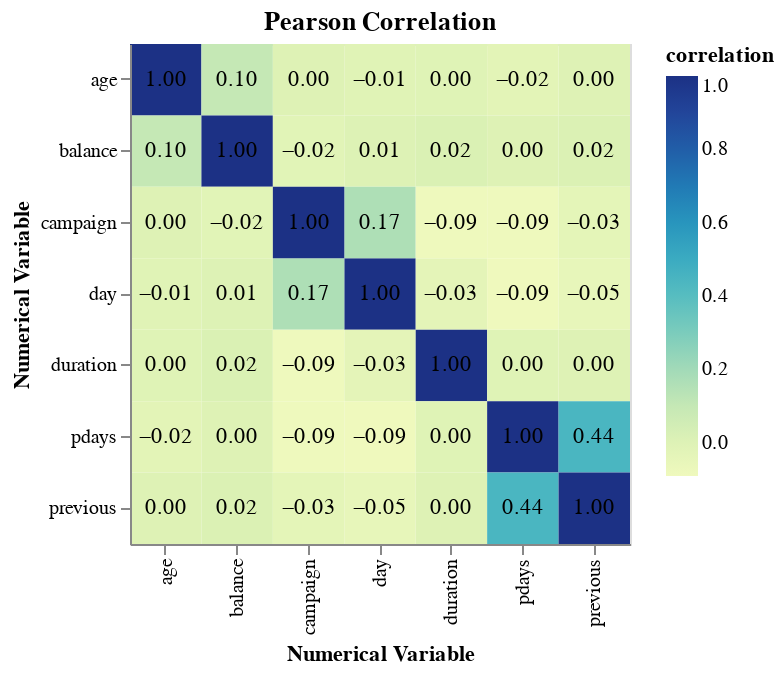

Write notebook code for a chart like this one.
### Code cell
# measure linear relationship
person_corr_df = train_df[numerical_cols].corr("pearson").unstack().reset_index()
person_corr_df.columns = ["num_variable_0", "num_variable_1", "correlation"]

corr_heatmap = alt.Chart(person_corr_df).mark_rect().encode(
    x=alt.X("num_variable_0").title("Numerical Variable"),
    y=alt.Y("num_variable_1").title("Numerical Variable"),
    color="correlation:Q"
).properties(
    width=250,
    height=250
)

text = alt.Chart(person_corr_df, title="Pearson Correlation").mark_text().encode(
    x=alt.X("num_variable_0").title("Numerical Variable"),
    y=alt.Y("num_variable_1").title("Numerical Variable"),
    text=alt.Text("correlation:Q", format=".2f")
)

corr_heatmap + text

### Figure 1 — Vega specification as saved in the notebook (floating-point values rounded to 4 significant figures)
{"$schema": "https://vega.github.io/schema/vega/v5.json", "data": [{"name": "source_0", "values": [{"correlation": 1.0, "num_variable_0": "age", "num_variable_1": "age"}, {"correlation": 0.1001, "num_variable_0": "age", "num_variable_1": "balance"}, {"correlation": -0.009646, "num_variable_0": "age", "num_variable_1": "day"}, {"correlation": -0.003913, "num_variable_0": "age", "num_variable_1": "duration"}, {"correlation": 0.001509, "num_variable_0": "age", "num_variable_1": "campaign"}, {"correlation": -0.02264, "num_variable_0": "age", "num_variable_1": "pdays"}, {"correlation": 0.004601, "num_variable_0": "age", "num_variable_1": "previous"}, {"correlation": 0.1001, "num_variable_0": "balance", "num_variable_1": "age"}, {"correlation": 1.0, "num_variable_0": "balance", "num_variable_1": "balance"}, {"correlation": 0.008295, "num_variable_0": "balance", "num_variable_1": "day"}, {"correlation": 0.02214, "num_variable_0": "balance", "num_variable_1": "duration"}, {"correlation": -0.01688, "num_variable_0": "balance", "num_variable_1": "campaign"}, {"correlation": 0.004652, "num_variable_0": "balance", "num_variable_1": "pdays"}, {"correlation": 0.0173, "num_variable_0": "balance", "num_variable_1": "previous"}, {"correlation": -0.009646, "num_variable_0": "day", "num_variable_1": "age"}, {"correlation": 0.008295, "num_variable_0": "day", "num_variable_1": "balance"}, {"correlation": 1.0, "num_variable_0": "day", "num_variable_1": "day"}, {"correlation": -0.02892, "num_variable_0": "day", "num_variable_1": "duration"}, {"correlation": 0.1669, "num_variable_0": "day", "num_variable_1": "campaign"}, {"correlation": -0.0907, "num_variable_0": "day", "num_variable_1": "pdays"}, {"correlation": -0.04893, "num_variable_0": "day", "num_variable_1": "previous"}, {"correlation": -0.003913, "num_variable_0": "duration", "num_variable_1": "age"}, {"correlation": 0.02214, "num_variable_0": "duration", "num_variable_1": "balance"}, {"correlation": -0.02892, "num_variable_0": "duration", "num_variable_1": "day"}, {"correlation": 1.0, "num_variable_0": "duration", "num_variable_1": "duration"}, {"correlation": -0.08685, "num_variable_0": "duration", "num_variable_1": "campaign"}, {"correlation": -0.004273, "num_variable_0": "duration", "num_variable_1": "pdays"}, {"correlation": 0.002003, "num_variable_0": "duration", "num_variable_1": "previous"}, {"correlation": 0.001509, "num_variable_0": "campaign", "num_variable_1": "age"}, {"correlation": -0.01688, "num_variable_0": "campaign", "num_variable_1": "balance"}, {"correlation": 0.1669, "num_variable_0": "campaign", "num_variable_1": "day"}, {"correlation": -0.08685, "num_variable_0": "campaign", "num_variable_1": "duration"}, {"correlation": 1.0, "num_variable_0": "campaign", "num_variable_1": "campaign"}, {"correlation": -0.08587, "num_variable_0": "campaign", "num_variable_1": "pdays"}, {"correlation": -0.02988, "num_variable_0": "campaign", "num_variable_1": "previous"}, {"correlation": -0.02264, "num_variable_0": "pdays", "num_variable_1": "age"}, {"correlation": 0.004652, "num_variable_0": "pdays", "num_variable_1": "balance"}, {"correlation": -0.0907, "num_variable_0": "pdays", "num_variable_1": "day"}, {"correlation": -0.004273, "num_variable_0": "pdays", "num_variable_1": "duration"}, {"correlation": -0.08587, "num_variable_0": "pdays", "num_variable_1": "campaign"}, {"correlation": 1.0, "num_variable_0": "pdays", "num_variable_1": "pdays"}, {"correlation": 0.4404, "num_variable_0": "pdays", "num_variable_1": "previous"}, {"correlation": 0.004601, "num_variable_0": "previous", "num_variable_1": "age"}, {"correlation": 0.0173, "num_variable_0": "previous", "num_variable_1": "balance"}, {"correlation": -0.04893, "num_variable_0": "previous", "num_variable_1": "day"}, {"correlation": 0.002003, "num_variable_0": "previous", "num_variable_1": "duration"}, {"correlation": -0.02988, "num_variable_0": "previous", "num_variable_1": "campaign"}, {"correlation": 0.4404, "num_variable_0": "previous", "num_variable_1": "pdays"}, {"correlation": 1.0, "num_variable_0": "previous", "num_variable_1": "previous"}]}, {"name": "data_0", "values": [{"correlation": 1.0, "num_variable_0": "age", "num_variable_1": "age"}, {"correlation": 0.1001, "num_variable_0": "age", "num_variable_1": "balance"}, {"correlation": -0.009646, "num_variable_0": "age", "num_variable_1": "day"}, {"correlation": -0.003913, "num_variable_0": "age", "num_variable_1": "duration"}, {"correlation": 0.001509, "num_variable_0": "age", "num_variable_1": "campaign"}, {"correlation": -0.02264, "num_variable_0": "age", "num_variable_1": "pdays"}, {"correlation": 0.004601, "num_variable_0": "age", "num_variable_1": "previous"}, {"correlation": 0.1001, "num_variable_0": "balance", "num_variable_1": "age"}, {"correlation": 1.0, "num_variable_0": "balance", "num_variable_1": "balance"}, {"correlation": 0.008295, "num_variable_0": "balance", "num_variable_1": "day"}, {"correlation": 0.02214, "num_variable_0": "balance", "num_variable_1": "duration"}, {"correlation": -0.01688, "num_variable_0": "balance", "num_variable_1": "campaign"}, {"correlation": 0.004652, "num_variable_0": "balance", "num_variable_1": "pdays"}, {"correlation": 0.0173, "num_variable_0": "balance", "num_variable_1": "previous"}, {"correlation": -0.009646, "num_variable_0": "day", "num_variable_1": "age"}, {"correlation": 0.008295, "num_variable_0": "day", "num_variable_1": "balance"}, {"correlation": 1.0, "num_variable_0": "day", "num_variable_1": "day"}, {"correlation": -0.02892, "num_variable_0": "day", "num_variable_1": "duration"}, {"correlation": 0.1669, "num_variable_0": "day", "num_variable_1": "campaign"}, {"correlation": -0.0907, "num_variable_0": "day", "num_variable_1": "pdays"}, {"correlation": -0.04893, "num_variable_0": "day", "num_variable_1": "previous"}, {"correlation": -0.003913, "num_variable_0": "duration", "num_variable_1": "age"}, {"correlation": 0.02214, "num_variable_0": "duration", "num_variable_1": "balance"}, {"correlation": -0.02892, "num_variable_0": "duration", "num_variable_1": "day"}, {"correlation": 1.0, "num_variable_0": "duration", "num_variable_1": "duration"}, {"correlation": -0.08685, "num_variable_0": "duration", "num_variable_1": "campaign"}, {"correlation": -0.004273, "num_variable_0": "duration", "num_variable_1": "pdays"}, {"correlation": 0.002003, "num_variable_0": "duration", "num_variable_1": "previous"}, {"correlation": 0.001509, "num_variable_0": "campaign", "num_variable_1": "age"}, {"correlation": -0.01688, "num_variable_0": "campaign", "num_variable_1": "balance"}, {"correlation": 0.1669, "num_variable_0": "campaign", "num_variable_1": "day"}, {"correlation": -0.08685, "num_variable_0": "campaign", "num_variable_1": "duration"}, {"correlation": 1.0, "num_variable_0": "campaign", "num_variable_1": "campaign"}, {"correlation": -0.08587, "num_variable_0": "campaign", "num_variable_1": "pdays"}, {"correlation": -0.02988, "num_variable_0": "campaign", "num_variable_1": "previous"}, {"correlation": -0.02264, "num_variable_0": "pdays", "num_variable_1": "age"}, {"correlation": 0.004652, "num_variable_0": "pdays", "num_variable_1": "balance"}, {"correlation": -0.0907, "num_variable_0": "pdays", "num_variable_1": "day"}, {"correlation": -0.004273, "num_variable_0": "pdays", "num_variable_1": "duration"}, {"correlation": -0.08587, "num_variable_0": "pdays", "num_variable_1": "campaign"}, {"correlation": 1.0, "num_variable_0": "pdays", "num_variable_1": "pdays"}, {"correlation": 0.4404, "num_variable_0": "pdays", "num_variable_1": "previous"}, {"correlation": 0.004601, "num_variable_0": "previous", "num_variable_1": "age"}, {"correlation": 0.0173, "num_variable_0": "previous", "num_variable_1": "balance"}, {"correlation": -0.04893, "num_variable_0": "previous", "num_variable_1": "day"}, {"correlation": 0.002003, "num_variable_0": "previous", "num_variable_1": "duration"}, {"correlation": -0.02988, "num_variable_0": "previous", "num_variable_1": "campaign"}, {"correlation": 0.4404, "num_variable_0": "previous", "num_variable_1": "pdays"}, {"correlation": 1.0, "num_variable_0": "previous", "num_variable_1": "previous"}]}, {"name": "data_0_x_domain_num_variable_0_0", "values": [{"num_variable_0": "age"}, {"num_variable_0": "balance"}, {"num_variable_0": "day"}, {"num_variable_0": "duration"}, {"num_variable_0": "campaign"}, {"num_variable_0": "pdays"}, {"num_variable_0": "previous"}]}, {"name": "source_0_x_domain_num_variable_0_1", "values": [{"num_variable_0": "age"}, {"num_variable_0": "balance"}, {"num_variable_0": "day"}, {"num_variable_0": "duration"}, {"num_variable_0": "campaign"}, {"num_variable_0": "pdays"}, {"num_variable_0": "previous"}]}, {"name": "data_0_y_domain_num_variable_1_0", "values": [{"num_variable_1": "age"}, {"num_variable_1": "balance"}, {"num_variable_1": "day"}, {"num_variable_1": "duration"}, {"num_variable_1": "campaign"}, {"num_variable_1": "pdays"}, {"num_variable_1": "previous"}]}, {"name": "source_0_y_domain_num_variable_1_1", "values": [{"num_variable_1": "age"}, {"num_variable_1": "balance"}, {"num_variable_1": "day"}, {"num_variable_1": "duration"}, {"num_variable_1": "campaign"}, {"num_variable_1": "pdays"}, {"num_variable_1": "previous"}]}, {"name": "data_0_color_domain_correlation", "values": [{"min": -0.0907, "max": 1.0}]}], "marks": [{"type": "rect", "name": "layer_0_marks", "from": {"data": "data_0"}, "encode": {"update": {"description": {"signal": "\"Numerical Variable: \" + (isValid(datum[\"num_variable_0\"]) ? datum[\"num_variable_0\"] : \"\"+datum[\"num_variable_0\"]) + \"; correlation: \" + (format(datum[\"correlation\"], \"\"))"}, "width": {"signal": "max(0.25, bandwidth('x'))"}, "y": {"field": "num_variable_1", "scale": "y"}, "height": {"signal": "max(0.25, bandwidth('y'))"}, "fill": {"field": "correlation", "scale": "color"}, "x": {"field": "num_variable_0", "scale": "x"}}}, "style": ["rect"]}, {"type": "text", "name": "layer_1_marks", "from": {"data": "source_0"}, "encode": {"update": {"y": {"field": "num_variable_1", "scale": "y", "band": 0.5}, "baseline": {"value": "middle"}, "fill": {"value": "black"}, "description": {"signal": "\"Numerical Variable: \" + (isValid(datum[\"num_variable_0\"]) ? datum[\"num_variable_0\"] : \"\"+datum[\"num_variable_0\"]) + \"; correlation: \" + (format(datum[\"correlation\"], \".2f\"))"}, "text": {"signal": "format(datum[\"correlation\"], \".2f\")"}, "x": {"field": "num_variable_0", "scale": "x", "band": 0.5}, "align": {"value": "center"}}}, "style": ["text"]}], "scales": [{"name": "x", "type": "band", "domain": {"fields": [{"data": "data_0_x_domain_num_variable_0_0", "field": "num_variable_0"}, {"data": "source_0_x_domain_num_variable_0_1", "field": "num_variable_0"}], "sort": true}, "range": [0, {"signal": "width"}], "paddingOuter": 0, "paddingInner": 0}, {"name": "y", "type": "band", "domain": {"fields": [{"data": "data_0_y_domain_num_variable_1_0", "field": "num_variable_1"}, {"data": "source_0_y_domain_num_variable_1_1", "field": "num_variable_1"}], "sort": true}, "range": [0, {"signal": "height"}], "paddingOuter": 0, "paddingInner": 0}, {"name": "color", "type": "linear", "domain": [{"signal": "(data(\"data_0_color_domain_correlation\")[0] || {}).min"}, {"signal": "(data(\"data_0_color_domain_correlation\")[0] || {}).max"}], "range": "heatmap", "interpolate": "hcl", "zero": false}], "axes": [{"scale": "x", "labelAngle": 270, "grid": false, "labelBaseline": "middle", "title": "Numerical Variable", "labelAlign": "right", "zindex": 1, "orient": "bottom"}, {"scale": "y", "orient": "left", "grid": false, "title": "Numerical Variable", "zindex": 1}], "title": {"text": "Pearson Correlation", "frame": "group"}, "height": 250, "padding": 5, "background": "white", "width": 250, "style": "cell", "legends": [{"fill": "color", "gradientLength": {"signal": "clamp(height, 64, 200)"}, "title": "correlation"}]}
